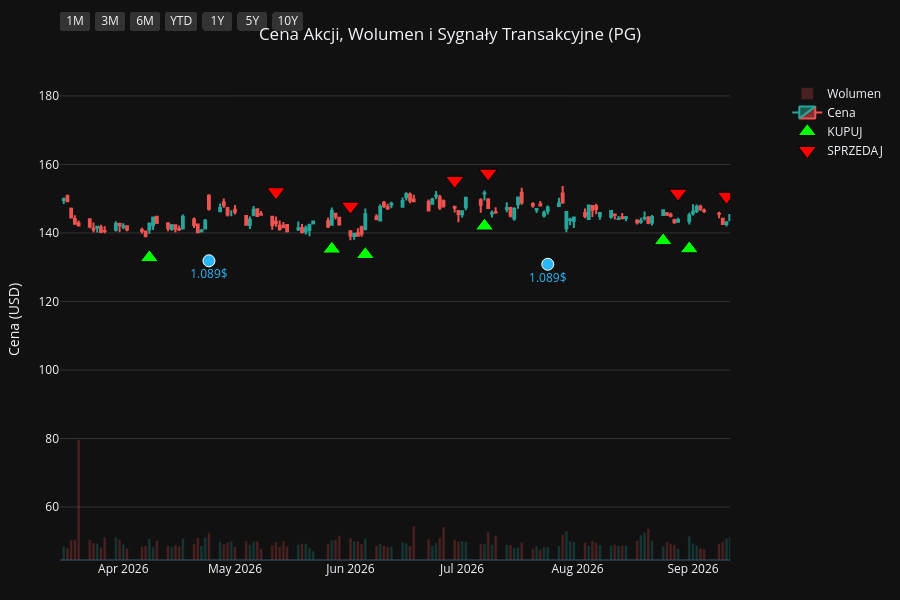
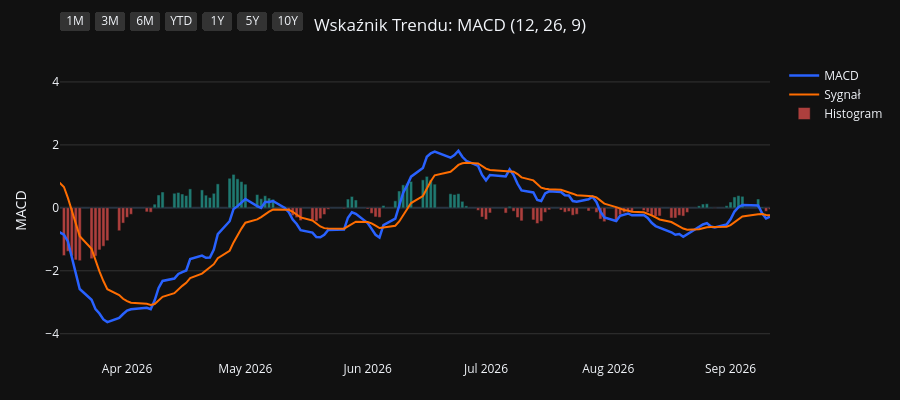
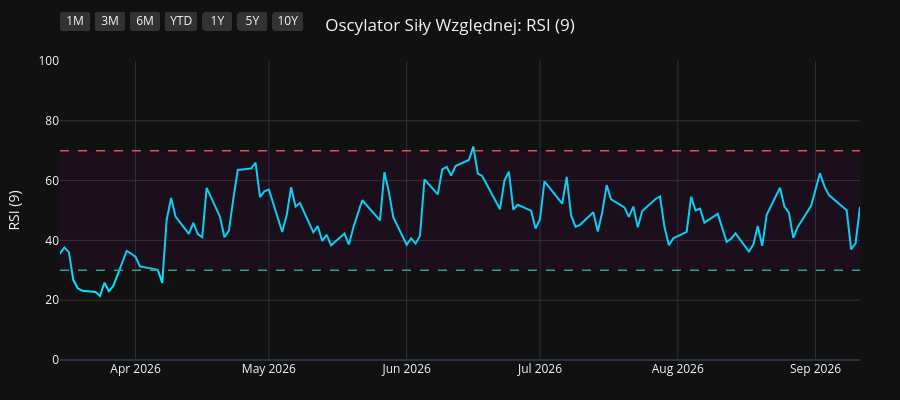
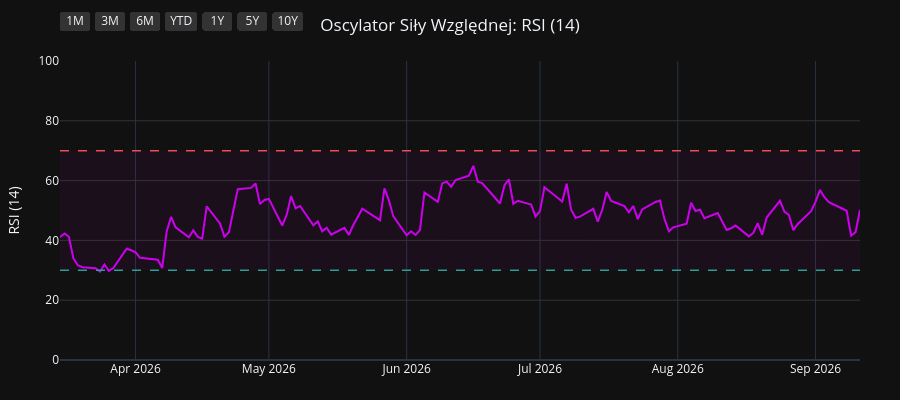

These figures' notebook cell, in order:
### Code cell
import os
import yfinance as yf
import pandas as pd
import pandas_ta as ta
import plotly.graph_objects as go
from plotly.subplots import make_subplots

# 1. Pobranie i przygotowanie danych
symbol = os.environ.get("STOCK_TICKER", "").strip().upper()
if not symbol:
    raise RuntimeError("Set STOCK_TICKER before running price_extractor.ipynb")
df = yf.Ticker(symbol).history(period="10y")
df.index = df.index.tz_localize(None)

# Wskaźniki i sygnały
df.ta.macd(fast=12, slow=26, signal=9, append=True)
df.ta.rsi(length=9, append=True)
df.ta.rsi(length=14, append=True)
df.ta.rsi(length=21, append=True)
df.dropna(inplace=True)

macd = df['MACD_12_26_9']
signal = df['MACDs_12_26_9']
wczorajszy_macd = macd.shift(1)
wczorajszy_signal = signal.shift(1)

df['Decyzja'] = 'BRAK'
df.loc[(macd > signal) & (wczorajszy_macd <= wczorajszy_signal), 'Decyzja'] = 'KUPUJ'
df.loc[(macd < signal) & (wczorajszy_macd >= wczorajszy_signal), 'Decyzja'] = 'SPRZEDAJ'

df_kupuj = df[df['Decyzja'] == 'KUPUJ']
df_sprzedaj = df[df['Decyzja'] == 'SPRZEDAJ']
df_dywidendy = df[df['Dividends'] > 0]
df_splity = df[df['Stock Splits'] > 0]

# Wspólna konfiguracja osi X
konfiguracja_osi_x = dict(
    type="date",
    showspikes=True, spikemode="across", spikesnap="cursor", spikedash="dot", spikecolor="#ffffff", spikethickness=1, hoverformat="%Y-%m-%d",
    rangeselector=dict(
        buttons=list([
            dict(count=1, label="1M", step="month", stepmode="backward"),
            dict(count=3, label="3M", step="month", stepmode="backward"),
            dict(count=6, label="6M", step="month", stepmode="backward"),
            dict(count=1, label="YTD", step="year", stepmode="todate"),
            dict(count=1, label="1Y", step="year", stepmode="backward"),
            dict(count=5, label="5Y", step="year", stepmode="backward"),
            dict(step="all", label="10Y")
        ]),
        bgcolor="#333333", activecolor="#2962ff", x=0, y=1.1
    )
)

# ==========================================
# WYKRES 1: CENA + WOLUMEN + SYGNAŁY
# ==========================================
fig1 = make_subplots(specs=[[{"secondary_y": True}]])

kolory_wolumenu = ['#26a69a' if row['Close'] >= row['Open'] else '#ef5350' for index, row in df.iterrows()]
fig1.add_trace(go.Bar(x=df.index, y=df['Volume'], marker_color=kolory_wolumenu, opacity=0.25, name='Wolumen'), secondary_y=True)
fig1.add_trace(go.Candlestick(x=df.index, open=df['Open'], high=df['High'], low=df['Low'], close=df['Close'], name='Cena', increasing_line_color='#26a69a', decreasing_line_color='#ef5350'), secondary_y=False)
fig1.add_trace(go.Scatter(x=df_kupuj.index, y=df_kupuj['Low'] * 0.95, customdata=df_kupuj[['Low', 'High']], mode='markers', marker=dict(symbol='triangle-up', size=16, color='#00ff00', line=dict(width=1, color='black')), name='KUPUJ', hovertemplate='KUPUJ<br>Najniższa: %{customdata[0]:.2f}<br>Najwyższa: %{customdata[1]:.2f}<extra></extra>'), secondary_y=False)
fig1.add_trace(go.Scatter(x=df_sprzedaj.index, y=df_sprzedaj['High'] * 1.05, customdata=df_sprzedaj[['Low', 'High']], mode='markers', marker=dict(symbol='triangle-down', size=16, color='#ff0000', line=dict(width=1, color='black')), name='SPRZEDAJ', hovertemplate='SPRZEDAJ<br>Najniższa: %{customdata[0]:.2f}<br>Najwyższa: %{customdata[1]:.2f}<extra></extra>'), secondary_y=False)

if not df_dywidendy.empty:
    fig1.add_trace(go.Scatter(x=df_dywidendy.index, y=df_dywidendy['Low'] * 0.90, mode='markers+text', marker=dict(symbol='circle', size=12, color='#29b6f6', line=dict(width=1, color='white')), text=df_dywidendy['Dividends'].apply(lambda x: f"{x}$"), textposition="bottom center", name='Dywidenda', showlegend=False, hovertemplate='Dywidenda: %{text}<extra></extra>', textfont=dict(color="#29b6f6")), secondary_y=False)
if not df_splity.empty:
                    fig1.add_trace(go.Scatter(x=df_splity.index, y=df_splity['High'], mode='markers+text', marker=dict(symbol='star', size=16, color='#ffee58', line=dict(width=1, color='black')), text=df_splity['Stock Splits'].apply(lambda x: f"{x:g}:1" if x >= 1 else f"1:{1 / x:g}"), textposition="top center", name='Split', hovertemplate='%{text}<extra></extra>', textfont=dict(color="#ffee58")), secondary_y=False)

fig1.update_layout(title=dict(text=f"Cena Akcji, Wolumen i Sygnały Transakcyjne ({symbol})", x=0.5, xanchor='center'), dragmode='pan', xaxis_rangeslider_visible=False, template='plotly_dark', height=600, hovermode='x unified', margin=dict(l=60, r=40, t=60, b=40))
fig1.update_xaxes(**konfiguracja_osi_x)
fig1.update_xaxes(range=[df.index.max() - pd.Timedelta(days=180), df.index.max()])
fig1.update_yaxes(title_text="Cena (USD)", secondary_y=False, gridcolor='#333333')
fig1.update_yaxes(range=[0, df['Volume'].max() * 4], showgrid=False, showticklabels=False, secondary_y=True)
fig1.show(config={'scrollZoom': True})

# ==========================================
# WYKRES 2: WSKAŹNIK MACD
# ==========================================
fig2 = go.Figure()
fig2.add_trace(go.Scatter(x=df.index, y=df['MACD_12_26_9'], line=dict(color='#2962ff', width=2.5), name='MACD'))
fig2.add_trace(go.Scatter(x=df.index, y=df['MACDs_12_26_9'], line=dict(color='#ff6d00', width=2), name='Sygnał'))
kolory_macd = ['#26a69a' if val >= 0 else '#ef5350' for val in df['MACDh_12_26_9']]
fig2.add_trace(go.Bar(x=df.index, y=df['MACDh_12_26_9'], marker_color=kolory_macd, name='Histogram', opacity=0.7))
fig2.update_layout(title=dict(text="Wskaźnik Trendu: MACD (12, 26, 9)", x=0.5, xanchor='center'), dragmode='pan', xaxis_rangeslider_visible=False, template='plotly_dark', height=400, hovermode='x unified', margin=dict(l=60, r=40, t=60, b=40))
fig2.update_xaxes(**konfiguracja_osi_x)
fig2.update_xaxes(range=[df.index.max() - pd.Timedelta(days=180), df.index.max()])
fig2.update_yaxes(title_text="MACD", gridcolor='#333333')
fig2.show(config={'scrollZoom': True})

# ==========================================
# WYKRES 3: OSCYLATOR RSI (9)
# ==========================================
fig3 = go.Figure()
fig3.add_trace(go.Scatter(x=df.index, y=df['RSI_9'], line=dict(color='#00e5ff', width=2), name='RSI (9)'))
fig3.add_hline(y=70, line_dash="dash", line_color="#ef5350", line_width=1.5)
fig3.add_hline(y=30, line_dash="dash", line_color="#26a69a", line_width=1.5)
fig3.add_hrect(y0=30, y1=70, line_width=0, fillcolor="purple", opacity=0.1)
fig3.update_layout(title=dict(text="Oscylator Siły Względnej: RSI (9)", x=0.5, xanchor='center'), dragmode='pan', xaxis_rangeslider_visible=False, template='plotly_dark', height=400, hovermode='x unified', margin=dict(l=60, r=40, t=60, b=40))
fig3.update_xaxes(**konfiguracja_osi_x)
fig3.update_xaxes(range=[df.index.max() - pd.Timedelta(days=180), df.index.max()])
fig3.update_yaxes(title_text="RSI (9)", range=[0, 100], gridcolor='#333333')
fig3.show(config={'scrollZoom': True})

# ==========================================
# WYKRES 4: OSCYLATOR RSI (14)
# ==========================================
fig4 = go.Figure()
fig4.add_trace(go.Scatter(x=df.index, y=df['RSI_14'], line=dict(color='#d500f9', width=2), name='RSI (14)'))
fig4.add_hline(y=70, line_dash="dash", line_color="#ef5350", line_width=1.5)
fig4.add_hline(y=30, line_dash="dash", line_color="#26a69a", line_width=1.5)
fig4.add_hrect(y0=30, y1=70, line_width=0, fillcolor="purple", opacity=0.1)
fig4.update_layout(title=dict(text="Oscylator Siły Względnej: RSI (14)", x=0.5, xanchor='center'), dragmode='pan', xaxis_rangeslider_visible=False, template='plotly_dark', height=400, hovermode='x unified', margin=dict(l=60, r=40, t=60, b=40))
fig4.update_xaxes(**konfiguracja_osi_x)
fig4.update_xaxes(range=[df.index.max() - pd.Timedelta(days=180), df.index.max()])
fig4.update_yaxes(title_text="RSI (14)", range=[0, 100], gridcolor='#333333')
fig4.show(config={'scrollZoom': True})

# ==========================================
# WYKRES 5: OSCYLATOR RSI (21)
# ==========================================
fig5 = go.Figure()
fig5.add_trace(go.Scatter(x=df.index, y=df['RSI_21'], line=dict(color='#64dd17', width=2), name='RSI (21)'))
fig5.add_hline(y=70, line_dash="dash", line_color="#ef5350", line_width=1.5)
fig5.add_hline(y=30, line_dash="dash", line_color="#26a69a", line_width=1.5)
fig5.add_hrect(y0=30, y1=70, line_width=0, fillcolor="purple", opacity=0.1)
fig5.update_layout(title=dict(text="Oscylator Siły Względnej: RSI (21)", x=0.5, xanchor='center'), dragmode='pan', xaxis_rangeslider_visible=False, template='plotly_dark', height=400, hovermode='x unified', margin=dict(l=60, r=40, t=60, b=40))
fig5.update_xaxes(**konfiguracja_osi_x)
fig5.update_xaxes(range=[df.index.max() - pd.Timedelta(days=180), df.index.max()])
fig5.update_yaxes(title_text="RSI (21)", range=[0, 100], gridcolor='#333333')
fig5.show(config={'scrollZoom': True})

### Figure 1 — Plotly figure (JSON) as saved in the notebook; plotly's stock layout.template omitted (floating-point values rounded to 4 significant figures; data arrays with more than 128 entries replaced by an {"elided": "..."} marker saying what was removed)
{"data": [{"marker": {"color": {"elided": "2481 str values"}}, "name": "Wolumen", "opacity": 0.25, "type": "bar", "x": {"elided": "2481 str values"}, "xaxis": "x", "y": {"elided": "2481 int values"}, "yaxis": "y2"}, {"close": {"elided": "2481 float values"}, "decreasing": {"line": {"color": "#ef5350"}}, "high": {"elided": "2481 float values"}, "increasing": {"line": {"color": "#26a69a"}}, "low": {"elided": "2481 float values"}, "name": "Cena", "open": {"elided": "2481 float values"}, "type": "candlestick", "x": {"elided": "2481 str values"}, "xaxis": "x", "yaxis": "y"}, {"customdata": {"elided": "105x2 float values"}, "hovertemplate": "KUPUJ<br>Najniższa: %{customdata[0]:.2f}<br>Najwyższa: %{customdata[1]:.2f}<extra></extra>", "marker": {"color": "#00ff00", "line": {"color": "black", "width": 1}, "size": 16, "symbol": "triangle-up"}, "mode": "markers", "name": "KUPUJ", "type": "scatter", "x": ["2016-10-31T00:00:00", "2016-11-07T00:00:00", "2016-11-29T00:00:00", "2016-12-05T00:00:00", "2017-01-17T00:00:00", "2017-02-15T00:00:00", "2017-04-18T00:00:00", "2017-04-25T00:00:00", "2017-05-19T00:00:00", "2017-07-18T00:00:00", "2017-09-20T00:00:00", "2017-10-13T00:00:00", "2017-11-08T00:00:00", "2018-01-22T00:00:00", "2018-02-20T00:00:00", "2018-02-22T00:00:00", "2018-03-02T00:00:00", "2018-03-28T00:00:00", "2018-05-09T00:00:00", "2018-07-27T00:00:00", "2018-08-16T00:00:00", "2018-09-19T00:00:00", "2018-10-19T00:00:00", "2018-12-14T00:00:00", "2019-01-18T00:00:00", "2019-01-23T00:00:00", "2019-03-14T00:00:00", "2019-04-08T00:00:00", "2019-04-15T00:00:00", "2019-05-16T00:00:00", "2019-06-07T00:00:00", "2019-07-03T00:00:00", "2019-07-30T00:00:00", "2019-08-16T00:00:00", "2019-08-27T00:00:00", "2019-09-26T00:00:00", "2019-10-23T00:00:00", "2019-11-19T00:00:00", "2019-11-26T00:00:00", "2020-01-15T00:00:00", "2020-02-05T00:00:00", "2020-02-21T00:00:00", "2020-03-30T00:00:00", "2020-05-28T00:00:00", "2020-07-01T00:00:00", "2020-08-25T00:00:00", "2020-10-06T00:00:00", "2020-11-06T00:00:00", "2020-11-12T00:00:00", "2020-12-17T00:00:00", "2021-02-10T00:00:00", "2021-03-08T00:00:00", "2021-05-10T00:00:00", "2021-06-28T00:00:00", "2021-08-13T00:00:00", "2021-09-14T00:00:00", "2021-10-11T00:00:00", "2021-10-26T00:00:00", "2021-12-06T00:00:00", "2022-02-03T00:00:00", "2022-03-18T00:00:00", "2022-06-02T00:00:00", "2022-06-23T00:00:00", "2022-07-25T00:00:00", "2022-08-03T00:00:00", "2022-10-17T00:00:00", "2023-02-17T00:00:00", "2023-04-21T00:00:00", "2023-06-13T00:00:00", "2023-07-20T00:00:00", "2023-09-18T00:00:00", "2023-10-16T00:00:00", "2023-11-30T00:00:00", "2023-12-28T00:00:00", "2024-02-23T00:00:00", "2024-04-19T00:00:00", "2024-06-10T00:00:00", "2024-06-18T00:00:00", "2024-07-17T00:00:00", "2024-08-05T00:00:00", "2024-08-20T00:00:00", "2024-08-30T00:00:00", "2024-10-15T00:00:00", "2024-11-13T00:00:00", "2025-01-22T00:00:00", "2025-02-21T00:00:00", "2025-04-01T00:00:00", "2025-04-14T00:00:00", "2025-05-15T00:00:00", "2025-07-02T00:00:00", "2025-07-22T00:00:00", "2025-08-11T00:00:00", "2025-09-17T00:00:00", "2025-10-20T00:00:00", "2025-11-13T00:00:00", "2025-11-18T00:00:00", "2025-12-16T00:00:00", "2026-01-12T00:00:00", "2026-02-23T00:00:00", "2026-04-08T00:00:00", "2026-05-27T00:00:00", "2026-06-05T00:00:00", "2026-07-07T00:00:00", "2026-08-24T00:00:00", "2026-08-31T00:00:00"], "xaxis": "x", "y": [63.2, 62.41, 60.29, 60.13, 61.15, 66.0, 66.39, 66.25, 63.44, 64.76, 70.02, 69.1, 65.26, 68.77, 61.42, 60.74, 59.41, 59.06, 54.85, 61.31, 63.51, 64.63, 66.05, 74.74, 71.42, 73.46, 79.02, 81.2, 82.21, 84.21, 85.12, 88.36, 94.47, 93.51, 95.25, 98.23, 97.5, 96.94, 96.36, 100.0, 101.0, 101.4, 88.71, 93.11, 96.36, 112.4, 113.2, 116.8, 115.7, 113.1, 105.6, 103.4, 112.7, 111.9, 119.2, 121.1, 118.4, 118.7, 126.3, 136.6, 125.3, 121.2, 118.1, 121.9, 120.5, 107.7, 118.4, 134.8, 125.9, 130.0, 134.8, 127.7, 132.6, 128.1, 142.4, 137.4, 148.6, 149.4, 149.7, 150.0, 151.3, 152.7, 155.6, 150.0, 148.9, 151.1, 154.0, 151.0, 145.5, 146.5, 143.0, 141.5, 146.2, 139.6, 137.2, 135.2, 134.4, 131.7, 150.0, 132.8, 135.3, 133.7, 142.0, 137.8, 135.4], "yaxis": "y"}, {"customdata": {"elided": "105x2 float values"}, "hovertemplate": "SPRZEDAJ<br>Najniższa: %{customdata[0]:.2f}<br>Najwyższa: %{customdata[1]:.2f}<extra></extra>", "marker": {"color": "#ff0000", "line": {"color": "black", "width": 1}, "size": 16, "symbol": "triangle-down"}, "mode": "markers", "name": "SPRZEDAJ", "type": "scatter", "x": ["2016-11-04T00:00:00", "2016-11-10T00:00:00", "2016-12-01T00:00:00", "2017-01-10T00:00:00", "2017-02-14T00:00:00", "2017-03-02T00:00:00", "2017-04-21T00:00:00", "2017-04-26T00:00:00", "2017-06-27T00:00:00", "2017-08-23T00:00:00", "2017-09-21T00:00:00", "2017-10-20T00:00:00", "2018-01-02T00:00:00", "2018-01-23T00:00:00", "2018-02-21T00:00:00", "2018-03-01T00:00:00", "2018-03-22T00:00:00", "2018-04-19T00:00:00", "2018-07-19T00:00:00", "2018-08-10T00:00:00", "2018-08-23T00:00:00", "2018-09-25T00:00:00", "2018-11-20T00:00:00", "2018-12-17T00:00:00", "2019-01-22T00:00:00", "2019-02-25T00:00:00", "2019-04-04T00:00:00", "2019-04-10T00:00:00", "2019-04-23T00:00:00", "2019-05-22T00:00:00", "2019-06-27T00:00:00", "2019-07-23T00:00:00", "2019-08-05T00:00:00", "2019-08-23T00:00:00", "2019-09-10T00:00:00", "2019-10-02T00:00:00", "2019-11-05T00:00:00", "2019-11-22T00:00:00", "2019-12-23T00:00:00", "2020-01-31T00:00:00", "2020-02-11T00:00:00", "2020-02-24T00:00:00", "2020-04-29T00:00:00", "2020-06-24T00:00:00", "2020-08-19T00:00:00", "2020-08-26T00:00:00", "2020-10-22T00:00:00", "2020-11-09T00:00:00", "2020-11-18T00:00:00", "2021-01-13T00:00:00", "2021-02-26T00:00:00", "2021-04-14T00:00:00", "2021-05-27T00:00:00", "2021-08-11T00:00:00", "2021-08-23T00:00:00", "2021-09-16T00:00:00", "2021-10-21T00:00:00", "2021-11-30T00:00:00", "2022-01-06T00:00:00", "2022-02-07T00:00:00", "2022-05-02T00:00:00", "2022-06-09T00:00:00", "2022-07-20T00:00:00", "2022-07-29T00:00:00", "2022-08-24T00:00:00", "2022-12-15T00:00:00", "2023-04-18T00:00:00", "2023-05-04T00:00:00", "2023-07-11T00:00:00", "2023-08-14T00:00:00", "2023-09-20T00:00:00", "2023-11-20T00:00:00", "2023-12-05T00:00:00", "2024-02-12T00:00:00", "2024-02-26T00:00:00", "2024-05-23T00:00:00", "2024-06-12T00:00:00", "2024-06-25T00:00:00", "2024-07-30T00:00:00", "2024-08-15T00:00:00", "2024-08-28T00:00:00", "2024-09-18T00:00:00", "2024-10-23T00:00:00", "2024-12-09T00:00:00", "2025-02-18T00:00:00", "2025-03-12T00:00:00", "2025-04-04T00:00:00", "2025-04-24T00:00:00", "2025-06-06T00:00:00", "2025-07-09T00:00:00", "2025-07-31T00:00:00", "2025-09-15T00:00:00", "2025-09-18T00:00:00", "2025-11-04T00:00:00", "2025-11-17T00:00:00", "2025-12-04T00:00:00", "2026-01-05T00:00:00", "2026-02-19T00:00:00", "2026-03-03T00:00:00", "2026-05-12T00:00:00", "2026-06-01T00:00:00", "2026-06-29T00:00:00", "2026-07-08T00:00:00", "2026-08-28T00:00:00", "2026-09-10T00:00:00"], "xaxis": "x", "y": [69.89, 69.06, 66.33, 68.04, 71.65, 74.39, 73.07, 73.66, 73.13, 76.43, 77.95, 74.76, 76.4, 75.54, 68.5, 66.39, 64.91, 63.99, 67.53, 69.72, 71.29, 71.98, 80.69, 83.02, 79.56, 87.1, 89.89, 91.05, 90.91, 93.48, 96.29, 102.0, 102.2, 105.6, 106.5, 108.7, 105.8, 106.7, 111.3, 113.0, 112.4, 112.6, 105.7, 105.7, 122.9, 125.6, 129.4, 133.2, 128.8, 125.1, 115.7, 123.8, 126.9, 132.3, 134.2, 134.1, 131.2, 138.0, 153.5, 151.6, 152.2, 138.0, 135.5, 134.7, 139.2, 144.7, 145.3, 151.0, 143.7, 152.8, 150.2, 147.5, 149.0, 154.9, 158.4, 166.2, 165.8, 167.0, 161.5, 168.8, 170.3, 175.0, 170.3, 173.9, 166.9, 173.0, 174.8, 163.1, 167.4, 160.3, 155.0, 161.7, 162.2, 153.6, 152.0, 151.4, 145.2, 165.5, 167.8, 152.0, 147.8, 155.3, 157.4, 151.6, 150.7], "yaxis": "y"}, {"hovertemplate": "Dywidenda: %{text}<extra></extra>", "marker": {"color": "#29b6f6", "line": {"color": "white", "width": 1}, "size": 12, "symbol": "circle"}, "mode": "markers+text", "name": "Dywidenda", "showlegend": false, "text": ["0.67$", "0.69$", "0.69$", "0.69$", "0.69$", "0.717$", "0.717$", "0.717$", "0.717$", "0.746$", "0.746$", "0.746$", "0.746$", "0.791$", "0.791$", "0.791$", "0.791$", "0.87$", "0.87$", "0.87$", "0.87$", "0.913$", "0.913$", "0.913$", "0.913$", "0.941$", "0.941$", "0.941$", "0.941$", "1.007$", "1.007$", "1.007$", "1.007$", "1.057$", "1.057$", "1.057$", "1.057$", "1.089$", "1.089$"], "textfont": {"color": "#29b6f6"}, "textposition": "bottom center", "type": "scatter", "x": ["2017-01-18T00:00:00", "2017-04-19T00:00:00", "2017-07-19T00:00:00", "2017-10-19T00:00:00", "2018-01-18T00:00:00", "2018-04-19T00:00:00", "2018-07-19T00:00:00", "2018-10-18T00:00:00", "2019-01-17T00:00:00", "2019-04-17T00:00:00", "2019-07-18T00:00:00", "2019-10-17T00:00:00", "2020-01-23T00:00:00", "2020-04-23T00:00:00", "2020-07-23T00:00:00", "2020-10-22T00:00:00", "2021-01-21T00:00:00", "2021-04-22T00:00:00", "2021-07-22T00:00:00", "2021-10-21T00:00:00", "2022-01-20T00:00:00", "2022-04-21T00:00:00", "2022-07-21T00:00:00", "2022-10-20T00:00:00", "2023-01-19T00:00:00", "2023-04-20T00:00:00", "2023-07-20T00:00:00", "2023-10-19T00:00:00", "2024-01-18T00:00:00", "2024-04-18T00:00:00", "2024-07-19T00:00:00", "2024-10-18T00:00:00", "2025-01-24T00:00:00", "2025-04-21T00:00:00", "2025-07-18T00:00:00", "2025-10-24T00:00:00", "2026-01-23T00:00:00", "2026-04-24T00:00:00", "2026-07-24T00:00:00"], "xaxis": "x", "y": [58.89, 62.78, 61.93, 64.92, 64.36, 53.75, 56.93, 58.99, 67.15, 78.85, 86.48, 88.36, 94.3, 90.63, 97.04, 109.6, 102.0, 105.4, 108.2, 110.8, 128.2, 130.8, 112.6, 103.4, 116.8, 124.3, 123.2, 123.2, 123.7, 132.2, 142.5, 144.5, 140.8, 142.7, 134.3, 133.4, 132.8, 131.9, 130.9], "yaxis": "y"}], "layout": {"dragmode": "pan", "height": 600, "hovermode": "x unified", "margin": {"b": 40, "l": 60, "r": 40, "t": 60}, "title": {"text": "Cena Akcji, Wolumen i Sygnały Transakcyjne (PG)", "x": 0.5, "xanchor": "center"}, "xaxis": {"anchor": "y", "domain": [0.0, 0.94], "hoverformat": "%Y-%m-%d", "range": ["2026-03-15T00:00:00", "2026-09-11T00:00:00"], "rangeselector": {"activecolor": "#2962ff", "bgcolor": "#333333", "buttons": [{"count": 1, "label": "1M", "step": "month", "stepmode": "backward"}, {"count": 3, "label": "3M", "step": "month", "stepmode": "backward"}, {"count": 6, "label": "6M", "step": "month", "stepmode": "backward"}, {"count": 1, "label": "YTD", "step": "year", "stepmode": "todate"}, {"count": 1, "label": "1Y", "step": "year", "stepmode": "backward"}, {"count": 5, "label": "5Y", "step": "year", "stepmode": "backward"}, {"label": "10Y", "step": "all"}], "x": 0, "y": 1.1}, "rangeslider": {"visible": false}, "showspikes": true, "spikecolor": "#ffffff", "spikedash": "dot", "spikemode": "across", "spikesnap": "cursor", "spikethickness": 1, "type": "date"}, "yaxis": {"anchor": "x", "domain": [0.0, 1.0], "gridcolor": "#333333", "title": {"text": "Cena (USD)"}}, "yaxis2": {"anchor": "x", "overlaying": "y", "range": [0, 242483600], "showgrid": false, "showticklabels": false, "side": "right"}}}

### Figure 2 — Plotly figure (JSON) as saved in the notebook; plotly's stock layout.template omitted (floating-point values rounded to 4 significant figures; data arrays with more than 128 entries replaced by an {"elided": "..."} marker saying what was removed)
{"data": [{"line": {"color": "#2962ff", "width": 2.5}, "name": "MACD", "type": "scatter", "x": {"elided": "2481 str values"}, "y": {"elided": "2481 float values"}}, {"line": {"color": "#ff6d00", "width": 2}, "name": "Sygnał", "type": "scatter", "x": {"elided": "2481 str values"}, "y": {"elided": "2481 float values"}}, {"marker": {"color": {"elided": "2481 str values"}}, "name": "Histogram", "opacity": 0.7, "type": "bar", "x": {"elided": "2481 str values"}, "y": {"elided": "2481 float values"}}], "layout": {"dragmode": "pan", "height": 400, "hovermode": "x unified", "margin": {"b": 40, "l": 60, "r": 40, "t": 60}, "title": {"text": "Wskaźnik Trendu: MACD (12, 26, 9)", "x": 0.5, "xanchor": "center"}, "xaxis": {"hoverformat": "%Y-%m-%d", "range": ["2026-03-15T00:00:00", "2026-09-11T00:00:00"], "rangeselector": {"activecolor": "#2962ff", "bgcolor": "#333333", "buttons": [{"count": 1, "label": "1M", "step": "month", "stepmode": "backward"}, {"count": 3, "label": "3M", "step": "month", "stepmode": "backward"}, {"count": 6, "label": "6M", "step": "month", "stepmode": "backward"}, {"count": 1, "label": "YTD", "step": "year", "stepmode": "todate"}, {"count": 1, "label": "1Y", "step": "year", "stepmode": "backward"}, {"count": 5, "label": "5Y", "step": "year", "stepmode": "backward"}, {"label": "10Y", "step": "all"}], "x": 0, "y": 1.1}, "rangeslider": {"visible": false}, "showspikes": true, "spikecolor": "#ffffff", "spikedash": "dot", "spikemode": "across", "spikesnap": "cursor", "spikethickness": 1, "type": "date"}, "yaxis": {"gridcolor": "#333333", "title": {"text": "MACD"}}}}

### Figure 3 — Plotly figure (JSON) as saved in the notebook; plotly's stock layout.template omitted (floating-point values rounded to 4 significant figures; data arrays with more than 128 entries replaced by an {"elided": "..."} marker saying what was removed)
{"data": [{"line": {"color": "#00e5ff", "width": 2}, "name": "RSI (9)", "type": "scatter", "x": {"elided": "2481 str values"}, "y": {"elided": "2481 float values"}}], "layout": {"dragmode": "pan", "height": 400, "hovermode": "x unified", "margin": {"b": 40, "l": 60, "r": 40, "t": 60}, "shapes": [{"line": {"color": "#ef5350", "dash": "dash", "width": 1.5}, "type": "line", "x0": 0, "x1": 1, "xref": "x domain", "y0": 70, "y1": 70, "yref": "y"}, {"line": {"color": "#26a69a", "dash": "dash", "width": 1.5}, "type": "line", "x0": 0, "x1": 1, "xref": "x domain", "y0": 30, "y1": 30, "yref": "y"}, {"fillcolor": "purple", "line": {"width": 0}, "opacity": 0.1, "type": "rect", "x0": 0, "x1": 1, "xref": "x domain", "y0": 30, "y1": 70, "yref": "y"}], "title": {"text": "Oscylator Siły Względnej: RSI (9)", "x": 0.5, "xanchor": "center"}, "xaxis": {"hoverformat": "%Y-%m-%d", "range": ["2026-03-15T00:00:00", "2026-09-11T00:00:00"], "rangeselector": {"activecolor": "#2962ff", "bgcolor": "#333333", "buttons": [{"count": 1, "label": "1M", "step": "month", "stepmode": "backward"}, {"count": 3, "label": "3M", "step": "month", "stepmode": "backward"}, {"count": 6, "label": "6M", "step": "month", "stepmode": "backward"}, {"count": 1, "label": "YTD", "step": "year", "stepmode": "todate"}, {"count": 1, "label": "1Y", "step": "year", "stepmode": "backward"}, {"count": 5, "label": "5Y", "step": "year", "stepmode": "backward"}, {"label": "10Y", "step": "all"}], "x": 0, "y": 1.1}, "rangeslider": {"visible": false}, "showspikes": true, "spikecolor": "#ffffff", "spikedash": "dot", "spikemode": "across", "spikesnap": "cursor", "spikethickness": 1, "type": "date"}, "yaxis": {"gridcolor": "#333333", "range": [0, 100], "title": {"text": "RSI (9)"}}}}

### Figure 4 — Plotly figure (JSON) as saved in the notebook; plotly's stock layout.template omitted (floating-point values rounded to 4 significant figures; data arrays with more than 128 entries replaced by an {"elided": "..."} marker saying what was removed)
{"data": [{"line": {"color": "#d500f9", "width": 2}, "name": "RSI (14)", "type": "scatter", "x": {"elided": "2481 str values"}, "y": {"elided": "2481 float values"}}], "layout": {"dragmode": "pan", "height": 400, "hovermode": "x unified", "margin": {"b": 40, "l": 60, "r": 40, "t": 60}, "shapes": [{"line": {"color": "#ef5350", "dash": "dash", "width": 1.5}, "type": "line", "x0": 0, "x1": 1, "xref": "x domain", "y0": 70, "y1": 70, "yref": "y"}, {"line": {"color": "#26a69a", "dash": "dash", "width": 1.5}, "type": "line", "x0": 0, "x1": 1, "xref": "x domain", "y0": 30, "y1": 30, "yref": "y"}, {"fillcolor": "purple", "line": {"width": 0}, "opacity": 0.1, "type": "rect", "x0": 0, "x1": 1, "xref": "x domain", "y0": 30, "y1": 70, "yref": "y"}], "title": {"text": "Oscylator Siły Względnej: RSI (14)", "x": 0.5, "xanchor": "center"}, "xaxis": {"hoverformat": "%Y-%m-%d", "range": ["2026-03-15T00:00:00", "2026-09-11T00:00:00"], "rangeselector": {"activecolor": "#2962ff", "bgcolor": "#333333", "buttons": [{"count": 1, "label": "1M", "step": "month", "stepmode": "backward"}, {"count": 3, "label": "3M", "step": "month", "stepmode": "backward"}, {"count": 6, "label": "6M", "step": "month", "stepmode": "backward"}, {"count": 1, "label": "YTD", "step": "year", "stepmode": "todate"}, {"count": 1, "label": "1Y", "step": "year", "stepmode": "backward"}, {"count": 5, "label": "5Y", "step": "year", "stepmode": "backward"}, {"label": "10Y", "step": "all"}], "x": 0, "y": 1.1}, "rangeslider": {"visible": false}, "showspikes": true, "spikecolor": "#ffffff", "spikedash": "dot", "spikemode": "across", "spikesnap": "cursor", "spikethickness": 1, "type": "date"}, "yaxis": {"gridcolor": "#333333", "range": [0, 100], "title": {"text": "RSI (14)"}}}}
